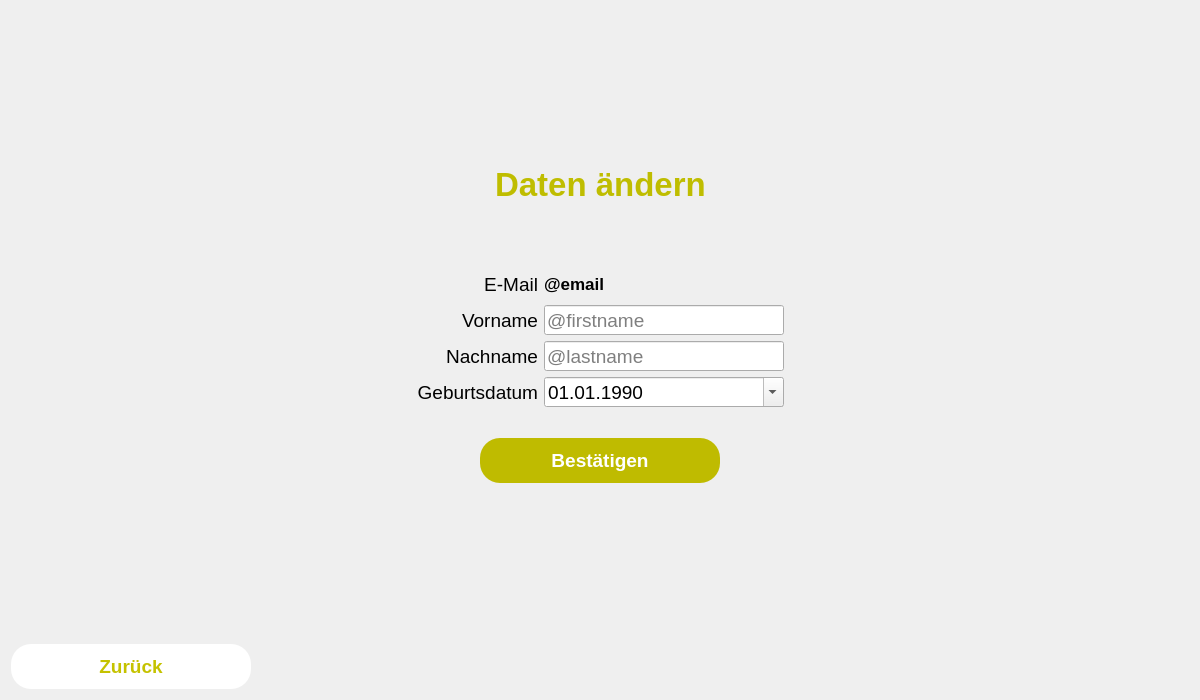
<?xml version="1.0" encoding="UTF-8"?>
<ui version="4.0">
 <class>ChangeInfoView</class>
 <widget class="QWidget" name="ChangeInfoView">
  <property name="geometry">
   <rect>
    <x>0</x>
    <y>0</y>
    <width>1200</width>
    <height>700</height>
   </rect>
  </property>
  <property name="windowTitle">
   <string>meinHaushalt</string>
  </property>
  <layout class="QVBoxLayout" name="verticalLayout_4">
   <item>
    <layout class="QVBoxLayout" name="verticalLayout_3">
     <item>
      <spacer name="verticalSpacer">
       <property name="orientation">
        <enum>Qt::Vertical</enum>
       </property>
       <property name="sizeHint" stdset="0">
        <size>
         <width>20</width>
         <height>40</height>
        </size>
       </property>
      </spacer>
     </item>
     <item>
      <layout class="QHBoxLayout" name="horizontalLayout_2">
       <item>
        <spacer name="horizontalSpacer_4">
         <property name="orientation">
          <enum>Qt::Horizontal</enum>
         </property>
         <property name="sizeHint" stdset="0">
          <size>
           <width>40</width>
           <height>20</height>
          </size>
         </property>
        </spacer>
       </item>
       <item>
        <widget class="QLabel" name="label">
         <property name="font">
          <font>
           <pointsize>25</pointsize>
           <weight>75</weight>
           <bold>true</bold>
          </font>
         </property>
         <property name="styleSheet">
          <string notr="true">QLabel {
color: rgb(191, 189, 0)
}</string>
         </property>
         <property name="text">
          <string>Daten ändern</string>
         </property>
        </widget>
       </item>
       <item>
        <spacer name="horizontalSpacer_3">
         <property name="orientation">
          <enum>Qt::Horizontal</enum>
         </property>
         <property name="sizeHint" stdset="0">
          <size>
           <width>40</width>
           <height>20</height>
          </size>
         </property>
        </spacer>
       </item>
      </layout>
     </item>
     <item>
      <layout class="QHBoxLayout" name="horizontalLayout">
       <property name="topMargin">
        <number>60</number>
       </property>
       <item>
        <spacer name="horizontalSpacer">
         <property name="orientation">
          <enum>Qt::Horizontal</enum>
         </property>
         <property name="sizeHint" stdset="0">
          <size>
           <width>40</width>
           <height>20</height>
          </size>
         </property>
        </spacer>
       </item>
       <item>
        <layout class="QVBoxLayout" name="verticalLayout">
         <property name="spacing">
          <number>6</number>
         </property>
         <item>
          <widget class="QLabel" name="label_4">
           <property name="font">
            <font>
             <pointsize>14</pointsize>
            </font>
           </property>
           <property name="text">
            <string>E-Mail</string>
           </property>
           <property name="alignment">
            <set>Qt::AlignRight|Qt::AlignTrailing|Qt::AlignVCenter</set>
           </property>
          </widget>
         </item>
         <item>
          <widget class="QLabel" name="label_5">
           <property name="font">
            <font>
             <pointsize>14</pointsize>
            </font>
           </property>
           <property name="text">
            <string>Vorname</string>
           </property>
           <property name="alignment">
            <set>Qt::AlignRight|Qt::AlignTrailing|Qt::AlignVCenter</set>
           </property>
          </widget>
         </item>
         <item>
          <widget class="QLabel" name="label_2">
           <property name="font">
            <font>
             <pointsize>14</pointsize>
            </font>
           </property>
           <property name="text">
            <string>Nachname</string>
           </property>
           <property name="alignment">
            <set>Qt::AlignRight|Qt::AlignTrailing|Qt::AlignVCenter</set>
           </property>
          </widget>
         </item>
         <item>
          <widget class="QLabel" name="label_3">
           <property name="font">
            <font>
             <pointsize>14</pointsize>
            </font>
           </property>
           <property name="text">
            <string>Geburtsdatum</string>
           </property>
           <property name="alignment">
            <set>Qt::AlignRight|Qt::AlignTrailing|Qt::AlignVCenter</set>
           </property>
          </widget>
         </item>
        </layout>
       </item>
       <item>
        <layout class="QVBoxLayout" name="verticalLayout_2" stretch="0,0,0,0">
         <property name="spacing">
          <number>6</number>
         </property>
         <item>
          <widget class="QLabel" name="MailLabel">
           <property name="minimumSize">
            <size>
             <width>200</width>
             <height>30</height>
            </size>
           </property>
           <property name="font">
            <font>
             <pointsize>13</pointsize>
             <weight>75</weight>
             <bold>true</bold>
            </font>
           </property>
           <property name="text">
            <string>@email</string>
           </property>
           <property name="alignment">
            <set>Qt::AlignLeading|Qt::AlignLeft|Qt::AlignVCenter</set>
           </property>
          </widget>
         </item>
         <item>
          <widget class="QLineEdit" name="firstNameLine">
           <property name="minimumSize">
            <size>
             <width>240</width>
             <height>30</height>
            </size>
           </property>
           <property name="maximumSize">
            <size>
             <width>240</width>
             <height>30</height>
            </size>
           </property>
           <property name="font">
            <font>
             <pointsize>14</pointsize>
             <weight>50</weight>
             <bold>false</bold>
            </font>
           </property>
           <property name="maxLength">
            <number>100</number>
           </property>
           <property name="frame">
            <bool>true</bool>
           </property>
           <property name="echoMode">
            <enum>QLineEdit::Normal</enum>
           </property>
           <property name="placeholderText">
            <string>@firstname</string>
           </property>
          </widget>
         </item>
         <item>
          <widget class="QLineEdit" name="lastNameLine">
           <property name="minimumSize">
            <size>
             <width>240</width>
             <height>30</height>
            </size>
           </property>
           <property name="maximumSize">
            <size>
             <width>240</width>
             <height>30</height>
            </size>
           </property>
           <property name="font">
            <font>
             <pointsize>14</pointsize>
             <weight>50</weight>
             <bold>false</bold>
            </font>
           </property>
           <property name="maxLength">
            <number>100</number>
           </property>
           <property name="frame">
            <bool>true</bool>
           </property>
           <property name="echoMode">
            <enum>QLineEdit::Normal</enum>
           </property>
           <property name="placeholderText">
            <string>@lastname</string>
           </property>
          </widget>
         </item>
         <item>
          <widget class="QDateEdit" name="birthDate">
           <property name="sizePolicy">
            <sizepolicy hsizetype="Expanding" vsizetype="Fixed">
             <horstretch>0</horstretch>
             <verstretch>0</verstretch>
            </sizepolicy>
           </property>
           <property name="minimumSize">
            <size>
             <width>240</width>
             <height>30</height>
            </size>
           </property>
           <property name="maximumSize">
            <size>
             <width>240</width>
             <height>30</height>
            </size>
           </property>
           <property name="font">
            <font>
             <pointsize>14</pointsize>
             <weight>50</weight>
             <bold>false</bold>
            </font>
           </property>
           <property name="dateTime">
            <datetime>
             <hour>0</hour>
             <minute>0</minute>
             <second>0</second>
             <year>1990</year>
             <month>1</month>
             <day>1</day>
            </datetime>
           </property>
           <property name="displayFormat">
            <string>dd.MM.yyyy</string>
           </property>
           <property name="calendarPopup">
            <bool>true</bool>
           </property>
          </widget>
         </item>
        </layout>
       </item>
       <item>
        <spacer name="horizontalSpacer_2">
         <property name="orientation">
          <enum>Qt::Horizontal</enum>
         </property>
         <property name="sizeHint" stdset="0">
          <size>
           <width>40</width>
           <height>20</height>
          </size>
         </property>
        </spacer>
       </item>
      </layout>
     </item>
     <item>
      <layout class="QHBoxLayout" name="horizontalLayout_3">
       <property name="spacing">
        <number>6</number>
       </property>
       <property name="topMargin">
        <number>25</number>
       </property>
       <item>
        <spacer name="horizontalSpacer_5">
         <property name="orientation">
          <enum>Qt::Horizontal</enum>
         </property>
         <property name="sizeHint" stdset="0">
          <size>
           <width>40</width>
           <height>20</height>
          </size>
         </property>
        </spacer>
       </item>
       <item>
        <widget class="QPushButton" name="ConfirmButton">
         <property name="minimumSize">
          <size>
           <width>240</width>
           <height>45</height>
          </size>
         </property>
         <property name="maximumSize">
          <size>
           <width>240</width>
           <height>45</height>
          </size>
         </property>
         <property name="font">
          <font>
           <pointsize>14</pointsize>
           <weight>75</weight>
           <bold>true</bold>
          </font>
         </property>
         <property name="cursor">
          <cursorShape>PointingHandCursor</cursorShape>
         </property>
         <property name="styleSheet">
          <string notr="true">QPushButton {
color: white;
background-color: rgb(191, 187, 0); 
border-radius: 20px;
border-style: outset;
padding: 10px;
}

QPushButton:disabled {

}

QPushButton:hover {
background: qradialgradient(
cx: 0.3, cy: -0.4, fx: 0.3, fy: -0.4,
radius: 1.35, stop: 0 #fff, stop: 1 rgb(193, 189, 0)
);
}

QPushButton:pressed {
border-style: inset;
background: qradialgradient(
cx: 0.4, cy: -0.1, fx: 0.4, fy: -0.1,
radius: 1.35, stop: 0 #fff, stop: 1 #ddd
);
}

QPushButton:focus {
	border: none;
	outline: none;
}</string>
         </property>
         <property name="text">
          <string>Bestätigen</string>
         </property>
        </widget>
       </item>
       <item>
        <spacer name="horizontalSpacer_6">
         <property name="orientation">
          <enum>Qt::Horizontal</enum>
         </property>
         <property name="sizeHint" stdset="0">
          <size>
           <width>40</width>
           <height>20</height>
          </size>
         </property>
        </spacer>
       </item>
      </layout>
     </item>
     <item>
      <spacer name="verticalSpacer_2">
       <property name="orientation">
        <enum>Qt::Vertical</enum>
       </property>
       <property name="sizeHint" stdset="0">
        <size>
         <width>20</width>
         <height>40</height>
        </size>
       </property>
      </spacer>
     </item>
     <item>
      <layout class="QHBoxLayout" name="horizontalLayout_4">
       <item>
        <widget class="QPushButton" name="BackButton">
         <property name="minimumSize">
          <size>
           <width>240</width>
           <height>45</height>
          </size>
         </property>
         <property name="maximumSize">
          <size>
           <width>240</width>
           <height>45</height>
          </size>
         </property>
         <property name="font">
          <font>
           <pointsize>14</pointsize>
           <weight>75</weight>
           <bold>true</bold>
          </font>
         </property>
         <property name="cursor">
          <cursorShape>PointingHandCursor</cursorShape>
         </property>
         <property name="styleSheet">
          <string notr="true">QPushButton {
color: rgb(197, 194, 0);
background-color: white; 
border-radius: 20px;
border-style: outset;
padding: 10px;
}

QPushButton:disabled {

}

QPushButton:hover {
background: qradialgradient(
cx: 0.3, cy: -0.4, fx: 0.3, fy: -0.4,
radius: 1.35, stop: 0 #fff, stop: 1 grey
);
}

QPushButton:pressed {
border-style: inset;
background: qradialgradient(
cx: 0.4, cy: -0.1, fx: 0.4, fy: -0.1,
radius: 1.35, stop: 0 #fff, stop: 1 #ddd
);
}

QPushButton:focus {
	border: none;
	outline: none;
}</string>
         </property>
         <property name="text">
          <string>Zurück</string>
         </property>
        </widget>
       </item>
       <item>
        <spacer name="horizontalSpacer_7">
         <property name="orientation">
          <enum>Qt::Horizontal</enum>
         </property>
         <property name="sizeHint" stdset="0">
          <size>
           <width>40</width>
           <height>20</height>
          </size>
         </property>
        </spacer>
       </item>
      </layout>
     </item>
    </layout>
   </item>
  </layout>
 </widget>
 <resources/>
 <connections/>
</ui>
